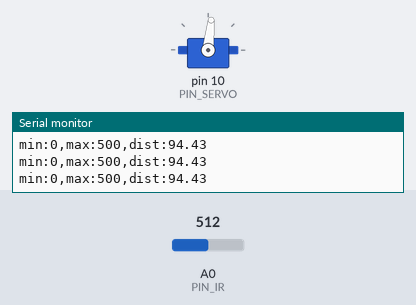
Recording of a sketch running on a simulated Arduino Uno, built with avr-gcc and run on an emulated ATmega328P. Shown: servo, the last lines printed to the serial monitor. Inputs (shaded band) come from the test bench; at power-on: A0 (PIN_IR) = 512.

Above: at 1.2 s.
1.3 s: A0 (PIN_IR) set to 316
4.3 s: A0 (PIN_IR) set to 292
At 4.46 s:
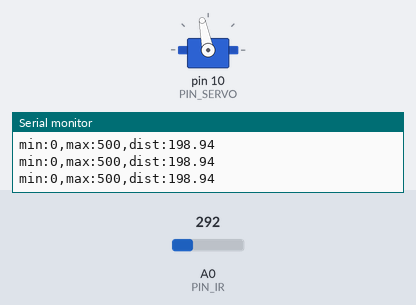
At 5.6 s:
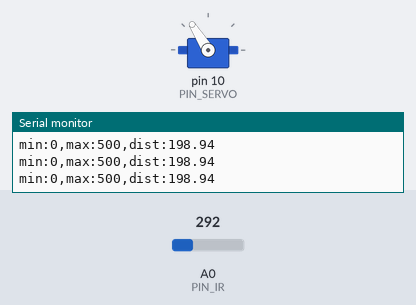
Timing chart, 0 to 7.3 s (numbered marks = the images above; inputs shaded):
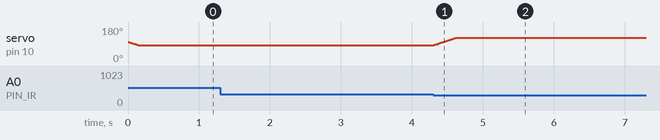

Measured:
- the behaviour switches between 304 and 303 on A0 (PIN_IR) (found by bisection; images 0 and 1)
- after the input at 4.3 s, servo on pin 10 (PIN_SERVO): moves from 84° to 122° over 0.30 s, starting at once

The sketch:

19_example_1-11.ino
```cpp
#include <Servo.h>
#define PIN_SERVO 10
#define PIN_IR A0

int timec, duty;
float purpose, curr;
Servo myservo;

void setup() {
  Serial.begin(57600);
  myservo.attach(PIN_SERVO);
  curr = 1605;
  duty = 14;
}

float ir_distance(void){ // return value unit: mm
  float val;
  float volt = float(analogRead(PIN_IR));
  val = ((6762.0/(volt-9.0))-4.0) * 10.0;
  return val;
}

void loop() {
  float raw_dist = ir_distance();

  Serial.print("min:0,max:500,dist:");
  Serial.println(raw_dist);

  if (raw_dist >= 190){
    purpose = 1805;
  }
  else if (raw_dist <= 170){
    purpose = 1405;
  }

  if (purpose >= curr){
    curr = (curr+duty)>purpose ? purpose : curr+duty;
  }
  else if (purpose <= curr){
    curr = (curr-duty)<purpose ? purpose : curr-duty;
  }
  myservo.writeMicroseconds(curr);
  delay(10);
}
```
